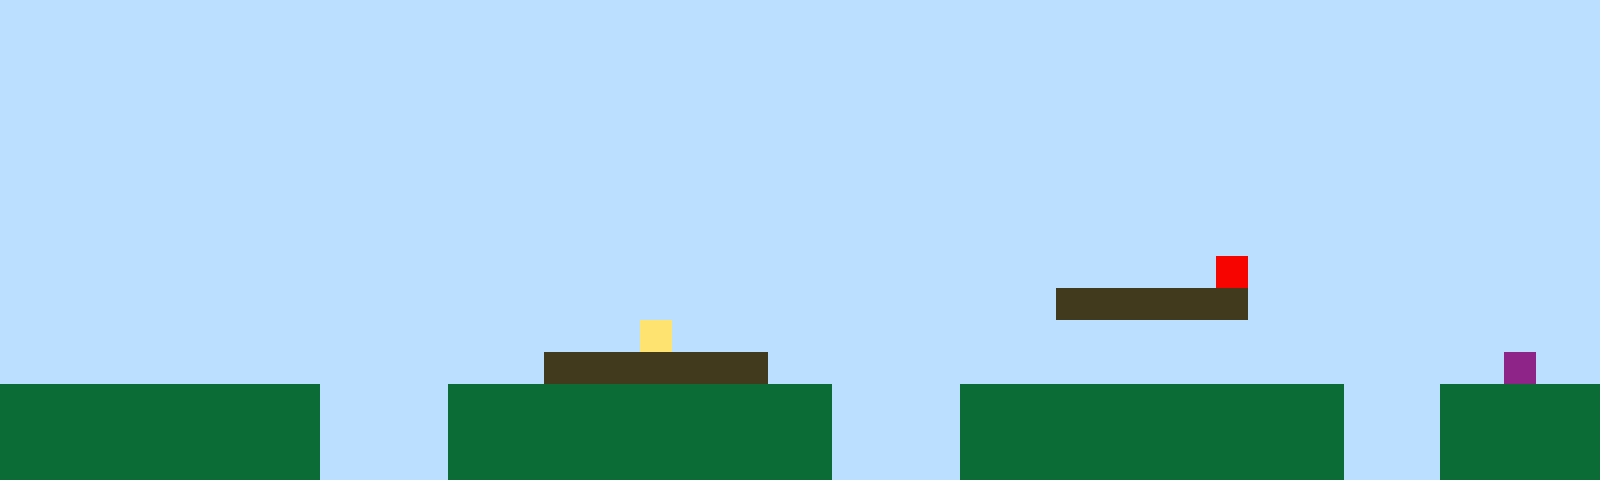

Below is a game level as drawn by its tile map, then a one-line description and the .tmx file that defines it, in full:
An orthogonal 50x15 tile map with 32x32 px tiles, 1 tile layer (Tile Layer 1).

<map version="1.10" tiledversion="1.11.2" orientation="orthogonal" renderorder="right-up" width="50" height="15" tilewidth="32" tileheight="32" infinite="0" nextlayerid="2" nextobjectid="1"><editorsettings><export target="map1.csv" format="csv" /></editorsettings><tileset firstgid="1" name="sprites" tilewidth="32" tileheight="32" tilecount="6" columns="3"><image source="sprites.png" width="96" height="64" /></tileset><layer id="1" name="Tile Layer 1" width="50" height="15"><data encoding="csv">1,1,1,1,1,1,1,1,1,1,1,1,1,1,1,1,1,1,1,1,1,1,1,1,1,1,1,1,1,1,1,1,1,1,1,1,1,1,1,1,1,1,1,1,1,1,1,1,1,1,1,1,1,1,1,1,1,1,1,1,1,1,1,1,1,1,1,1,1,1,1,1,1,1,1,1,1,1,1,1,1,1,1,1,1,1,1,1,1,1,1,1,1,1,1,1,1,1,1,1,1,1,1,1,1,1,1,1,1,1,1,1,1,1,1,1,1,1,1,1,1,1,1,1,1,1,1,1,1,1,1,1,1,1,1,1,1,1,1,1,1,1,1,1,1,1,1,1,1,1,1,1,1,1,1,1,1,1,1,1,1,1,1,1,1,1,1,1,1,1,1,1,1,1,1,1,1,1,1,1,1,1,1,1,1,1,1,1,1,1,1,1,1,1,1,1,1,1,1,1,1,1,1,1,1,1,1,1,1,1,1,1,1,1,1,1,1,1,1,1,1,1,1,1,1,1,1,1,1,1,1,1,1,1,1,1,1,1,1,1,1,1,1,1,1,1,1,1,1,1,1,1,1,1,1,1,1,1,1,1,1,1,1,1,1,1,1,1,1,1,1,1,1,1,1,1,1,1,1,1,1,1,1,1,1,1,1,1,1,1,1,1,1,1,1,1,1,1,1,1,1,1,1,1,1,1,1,1,1,1,1,1,1,1,1,1,1,1,1,1,1,1,1,1,1,1,1,1,1,1,1,1,1,1,1,1,1,1,1,1,1,1,1,1,1,1,1,1,1,1,1,1,1,1,1,1,1,1,1,1,1,1,1,1,1,1,1,1,1,1,1,1,1,1,1,1,1,1,1,1,1,1,1,1,1,1,1,1,1,1,1,1,1,1,1,1,1,1,1,1,1,1,1,1,1,1,1,1,1,1,1,1,1,1,1,1,1,1,1,1,1,1,1,1,1,1,1,1,1,1,1,1,1,1,1,1,1,1,5,1,1,1,1,1,1,1,1,1,1,1,1,1,1,1,1,1,1,1,1,1,1,1,1,1,1,1,1,1,1,1,1,1,1,1,1,1,1,1,1,1,1,1,1,3,3,3,3,3,3,1,1,1,1,1,1,1,1,1,1,1,1,1,1,1,1,1,1,1,1,1,1,1,1,1,1,1,1,1,1,1,4,1,1,1,1,1,1,1,1,1,1,1,1,1,1,1,1,1,1,1,1,1,1,1,1,1,1,1,1,1,1,1,1,1,1,1,1,1,1,1,1,1,1,1,1,1,1,3,3,3,3,3,3,3,1,1,1,1,1,1,1,1,1,1,1,1,1,1,1,1,1,1,1,1,1,1,1,6,1,1,2,2,2,2,2,2,2,2,2,2,1,1,1,1,2,2,2,2,2,2,2,2,2,2,2,2,1,1,1,1,2,2,2,2,2,2,2,2,2,2,2,2,1,1,1,2,2,2,2,2,2,2,2,2,2,2,2,2,2,2,1,1,1,1,2,2,2,2,2,2,2,2,2,2,2,2,1,1,1,1,2,2,2,2,2,2,2,2,2,2,2,2,1,1,1,2,2,2,2,2,2,2,2,2,2,2,2,2,2,2,1,1,1,1,2,2,2,2,2,2,2,2,2,2,2,2,1,1,1,1,2,2,2,2,2,2,2,2,2,2,2,2,1,1,1,2,2,2,2,2</data></layer></map>
